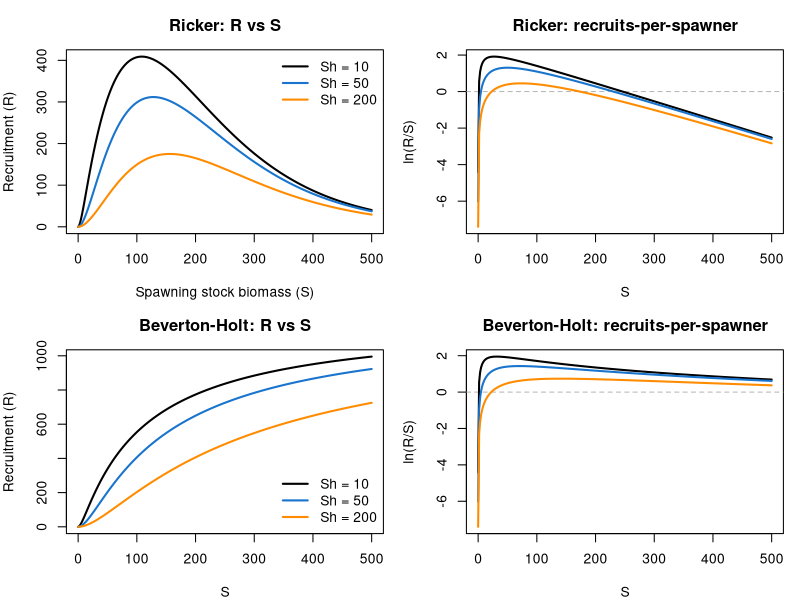
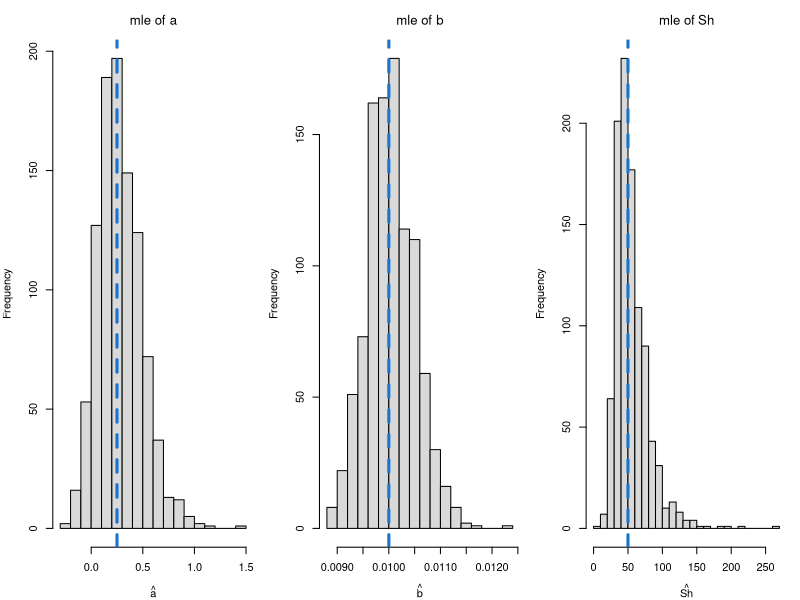

The R source for these figures, in order:
# Depensatory stock-recruit models using threshold survival formulation
#
# This script modifies the classic Ricker and Beverton-Holt models to include 
# depensation using a mechanistic survival term:
#
#   survival(S) = S / (Sh + S)
#
# where Sh is the spawning biomass at which survival is reduced by half.
#
# The modified recruitment equations are:
#
#   Ricker:         R(S) = [S / (Sh + S)] * S * exp(a - b * S)
#   Beverton-Holt:  R(S) = ([S / (Sh + S)] * S * exp(a)) / (1 + b * S)
#
# This approach allows flexible control over the onset of depensation:
# - Small Sh → depensation kicks in only at very low spawner abundance
# - Large Sh → depensation persists over a broader range of S
#
# ln(R/S) is plotted to visualize recruits-per-spawner and the replacement line.

a <- 2.5
b <- 0.01
Sh <- c(10, 50, 200)
col <- c("black", "dodgerblue3", "darkorange")
s <- seq(0.01, 500, length.out = 300) # avoid zero for log scale

## helper functions
ricker <- function(S, Sh) (S / (Sh + S)) * S * exp(a - b * S)
bevholt <- function(S, Sh) ((S / (Sh + S)) * S * exp(a)) / (1 + b * S)

## matrices: rows = S, cols = different Sh values
R_ricker <- sapply(Sh, ricker, S = s)
R_bh <- sapply(Sh, bevholt, S = s)

lnRPS_ricker <- log(R_ricker / s)
lnRPS_bh <- log(R_bh / s)

## 4-panel plot
par(mfrow = c(2, 2), mar = c(4, 4, 3, 1))

# 1) Ricker: R vs S
plot(s, R_ricker[, 1],
     type = "n", ylim = c(0, max(R_ricker)),
     xlab = "Spawning stock biomass (S)", ylab = "Recruitment (R)",
     main = "Ricker: R vs S"
)
for (i in seq_along(Sh)) lines(s, R_ricker[, i], col = col[i], lwd = 2)
legend("topright", legend = paste("Sh =", Sh), col = col, lwd = 2, bty = "n")

# 2) Ricker: ln(R/S) vs S
plot(s, lnRPS_ricker[, 1],
     type = "n", ylim = range(lnRPS_ricker),
     xlab = "S", ylab = "ln(R/S)", main = "Ricker: recruits-per-spawner"
)
abline(h = 0, col = "gray70", lty = 2)
for (i in seq_along(Sh)) lines(s, lnRPS_ricker[, i], col = col[i], lwd = 2)

# 3) Beverton-Holt: R vs S
plot(s, R_bh[, 1],
     type = "n", ylim = c(0, max(R_bh)),
     xlab = "S", ylab = "Recruitment (R)",
     main = "Beverton-Holt: R vs S"
)
for (i in seq_along(Sh)) lines(s, R_bh[, i], col = col[i], lwd = 2)
legend("bottomright", legend = paste("Sh =", Sh), col = col, lwd = 2, bty = "n")

# 4) Beverton-Holt: ln(R/S) vs S
plot(s, lnRPS_bh[, 1],
     type = "n", ylim = range(lnRPS_bh),
     xlab = "S", ylab = "ln(R/S)", main = "Beverton-Holt: recruits-per-spawner"
)
abline(h = 0, col = "gray70", lty = 2)
for (i in seq_along(Sh)) lines(s, lnRPS_bh[, i], col = col[i], lwd = 2)

#-------------------------------------------------------------------------------
# Do a simulation and make sure it works 
set.seed(123)

## true values -------------------------------------------------------------
a_true  <- 0.25        # ln-alpha
b_true  <- 0.01        # density dependence
Sh_true <- 50          # half-saturation for survival term
sigma   <- 0.35        # sd of log error

n_obs <- 100            # observations per data set
n_sim <- 1000           # monte-carlo replicates

## storage for mles --------------------------------------------------------
a_hat  <- numeric(n_sim)
b_hat  <- numeric(n_sim)
Sh_hat <- numeric(n_sim)

## negative log-likelihood -------------------------------------------------
nll <- function(par, S, R) {
  a  <- par[1]
  b  <- par[2]
  Sh <- exp(par[3])                 # positivity with exp
  sd <- exp(par[4])
  mu <- log(S) + log(S/(Sh+S)) + a - b*S
  -sum(dnorm(log(R), mu, sd, log = TRUE))
}

## monte-carlo loop --------------------------------------------------------
for (k in 1:n_sim) {
  S <- runif(n_obs, 1, 500)
  mu <- log(S) + log(S/(Sh_true+S)) + a_true - b_true*S
  R  <- exp(rnorm(n_obs, mu, sigma))
  
  start <- c(a = 0, b = 0.005, ln_Sh = log(30), ln_sd = log(0.3))
  fit <- optim(start, nll, S = S, R = R, method = "BFGS")
  a_hat[k]  <- fit$par[1]
  b_hat[k]  <- fit$par[2]
  Sh_hat[k] <- exp(fit$par[3])
  
  if (k %% 100 == 0) cat("finished", k, "of", n_sim, "\n")
}

## plots -------------------------------------------------------------------
par(mfrow = c(1, 3), mar = c(4, 4, 3, 1))

hist(a_hat, breaks = 20, col = "gray85",
     main = expression("mle of a"), xlab = expression(hat(a)))
abline(v = a_true, col = "dodgerblue3", lwd = 3, lty = 2)

hist(b_hat, breaks = 20, col = "gray85",
     main = expression("mle of b"), xlab = expression(hat(b)))
abline(v = b_true, col = "dodgerblue3", lwd = 3, lty = 2)

hist(Sh_hat, breaks = 20, col = "gray85",
     main = expression("mle of" ~ Sh), xlab = expression(hat(Sh)))
abline(v = Sh_true, col = "dodgerblue3", lwd = 3, lty = 2)
